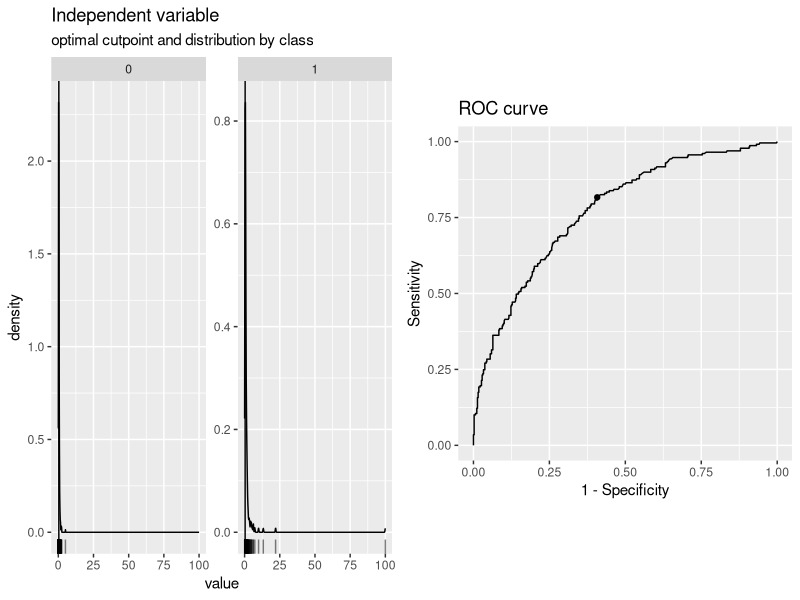
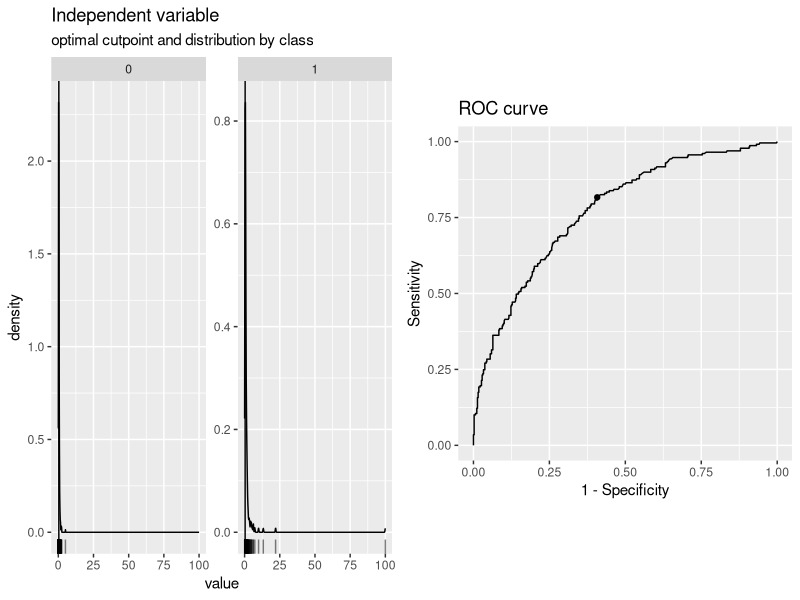
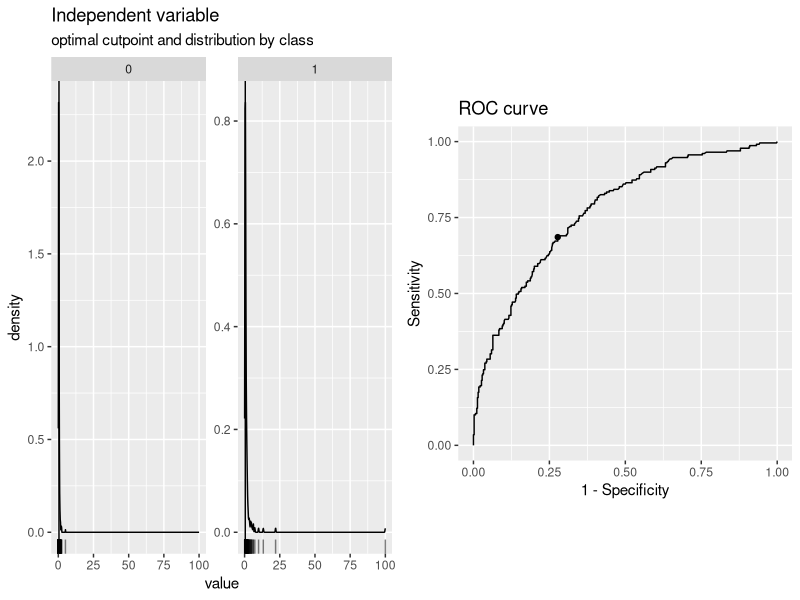
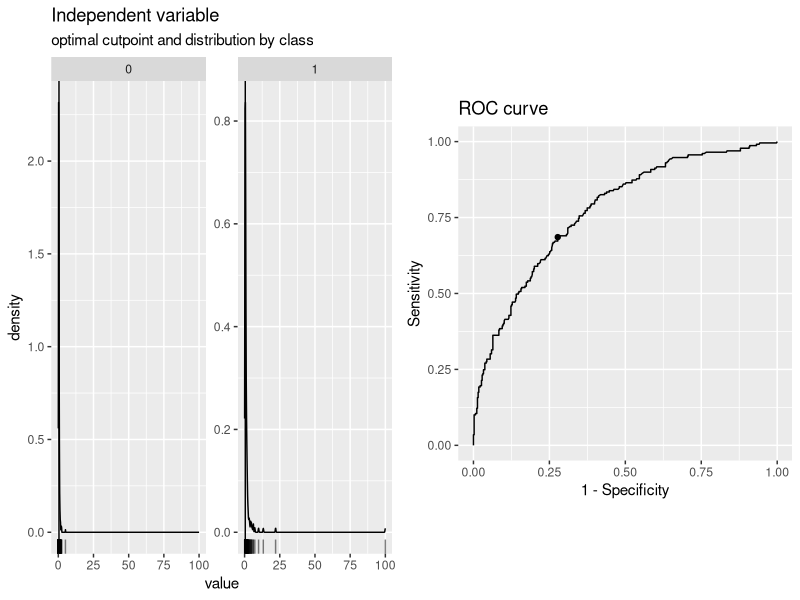
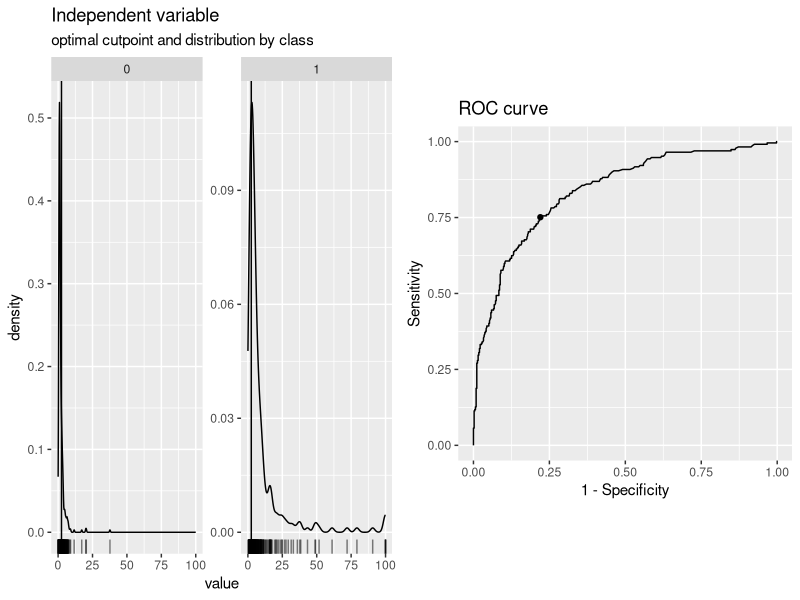
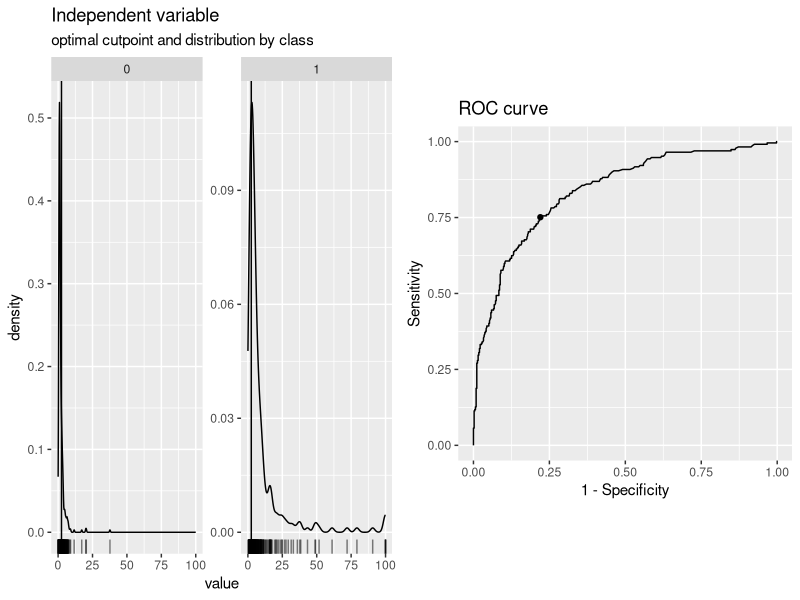
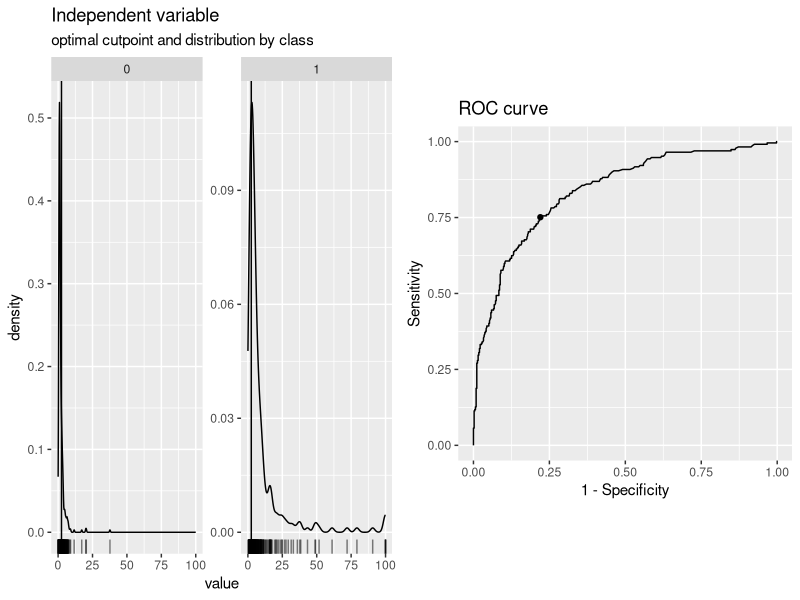
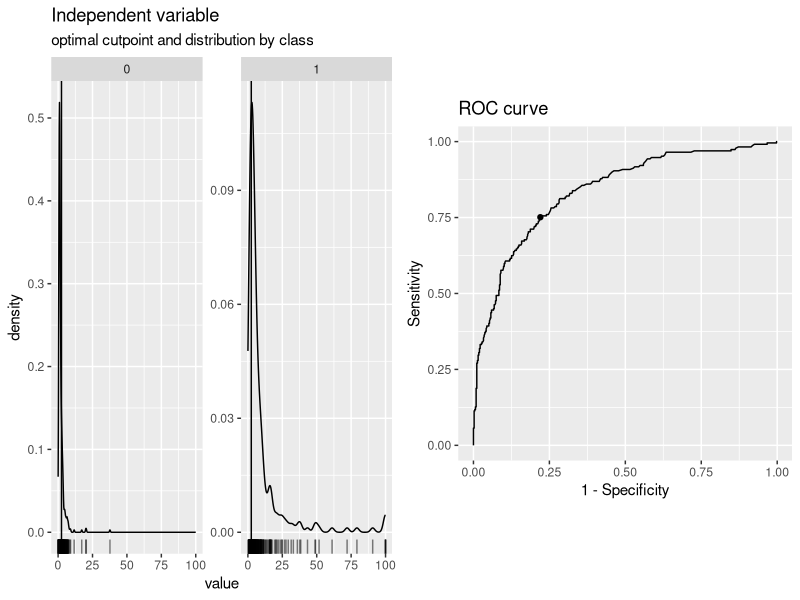

R code for these plots, in order: (Note: this script raises an error after producing the figures.)
## ---- chunk 1
library(cutpointr)
## ---- chunk 2
data <- read.csv("../data/raw/psa2b.csv")
data_2<- data
## ---- chunk 3
# Optimal cut-off for free PSA using Youden Index
result_fpsa <- cutpointr(data = data, x = fpsa, class = d, 
                         method = maximize_metric, metric = youden)
print(result_fpsa)

# plot for youden
plot(result_fpsa)
## ---- chunk 4
# Point closest to (0,1) for free PSA
result_fpsa_roc <- cutpointr(data = data, x = fpsa, class = d, 
                             method = minimize_metric, metric = roc01)
print(result_fpsa_roc)

### plot for roc
plot(result_fpsa_roc)
## ---- chunk 5
# Optimal cut-off for total PSA using Youden Index
result_tpsa <- cutpointr(data =data, x = tpsa, class = d, 
                         method = maximize_metric, metric = youden)
print(result_tpsa)

# plot younden Index plot for tpsa
plot(result_tpsa)
## ---- chunk 6
# Point closest to (0,1) for total PSA
result_tpsa_roc <- cutpointr(data = data, x = tpsa, class = d, 
                             method = minimize_metric, metric = roc01)
print(result_tpsa_roc)

# plot roc plot for tpsa
plot(result_tpsa_roc)
## ---- chunk 7
library(dplyr)
combined_results_youden <- bind_rows(
  result_fpsa %>% mutate(variable = "fpsa"),
  result_tpsa %>% mutate(variable = "tpsa"),
)

final_results_youden <- combined_results_youden %>%
  select(predictor, method, optimal_cutpoint, youden, acc, sensitivity, specificity, AUC)%>%
  rename(accuracy = acc)

print(final_results_youden)
write.csv(final_results_youden, "../data/output/youden_results.csv", row.names = FALSE)
## ---- chunk 8
library(dplyr)
combined_results_roc <- bind_rows(
  result_fpsa_roc %>% mutate(variable = "fpsa"),
  result_tpsa_roc %>% mutate(variable = "tpsa"),
)

final_results_roc <- combined_results_roc %>%
  select(predictor, method, optimal_cutpoint, roc01, acc, sensitivity, specificity, AUC)%>%
  rename(accuracy = acc)

print(final_results_roc)
write.csv(final_results_roc, "../data/output/roc01_results.csv", row.names = FALSE)
